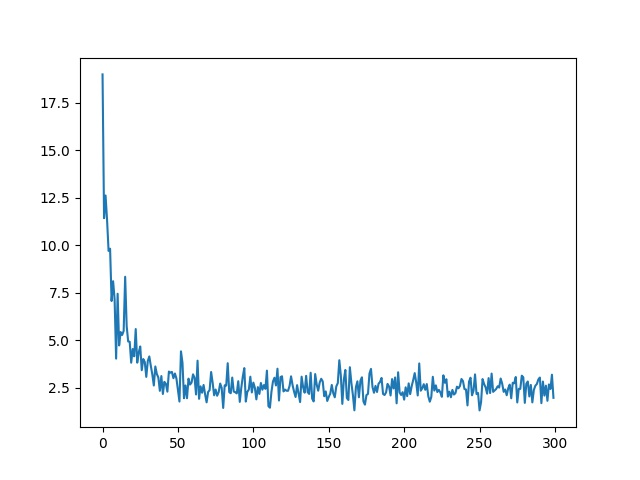

The Python source for this figure:
import torch
import torch.nn as nn
import matplotlib.pyplot as plt
import torch.utils.data as Data

Loss_list = []
BATCH_SIZE = 40
#n_x = range(150)  plt.plot的x轴 可不用定义 

x = torch.unsqueeze(torch.linspace(-3,3,400), dim=1)
y = x.pow(2) + 1.5*torch.normal(torch.zeros(x.size()))

net = nn.Sequential(
    nn.Linear(1,20),
    nn.ReLU(),
    nn.Linear(20,5),
    nn.ReLU(),
    nn.Linear(5,1)
)
optimizer = torch.optim.Adam(net.parameters(), lr=0.02)
loss_func = nn.MSELoss()

load_data = Data.TensorDataset(x,y)
loader = Data.DataLoader(
    dataset=load_data,
    batch_size=BATCH_SIZE,
    shuffle=True,
    num_workers=2
)

for epoch in range(30):
    for step, (batch_x, batch_y) in enumerate(loader):
        pre_y = net(batch_x)
        loss = loss_func(pre_y, batch_y)
        optimizer.zero_grad()
        loss.backward()
        optimizer.step()
        Loss_list.append(loss)
        print(f'the {epoch*10 + step + 1}th loss is {loss}')
        print('-------')

plt.plot(range(len(Loss_list)),Loss_list)  #可以不指定x x轴默认为range(len(y))
plt.savefig('11batch_ex.jpg')
plt.show()
